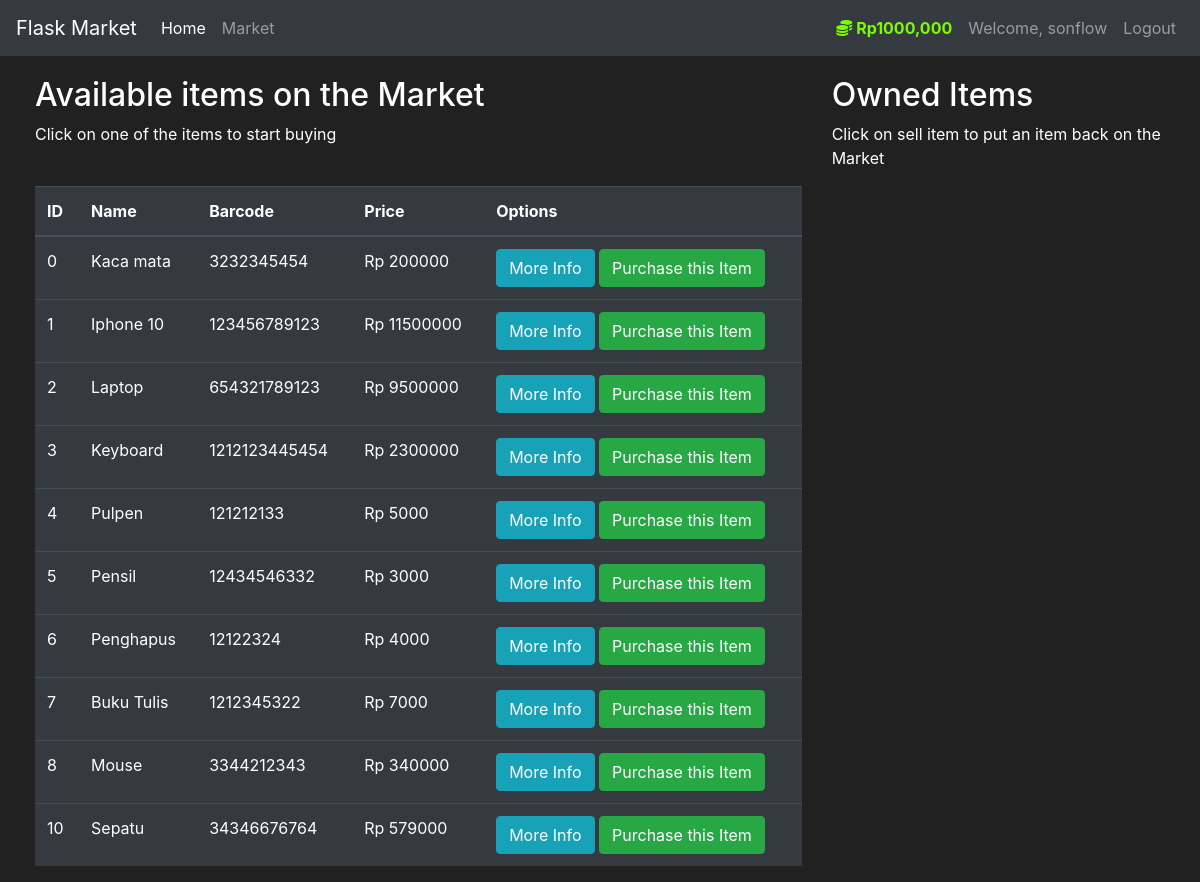
/market (signed in), run on the app's committed database.
### market/models.py (models this page shows, shortened)
class User(db.Model, UserMixin):
    id = db.Column(db.Integer(), primary_key=True)
    username = db.Column(db.String(length=30), nullable=False, unique=True)
    email_address = db.Column(db.String(length=50), nullable=False, unique=True)
    password_hash = db.Column(db.String(length=60), nullable=False)
    budget = db.Column(db.Integer(), nullable=False, default=1000000)
    items = db.relationship('Item', backref='owned_user', lazy=True)
    @property
    def prettier_budget(self):
        if len(str(self.budget)) >= 4:
            return f'Rp{str(self.budget)[:-3]},{str(self.budget)[-3:]}'
        else:
            return f"Rp{self.budget}"
    @property
    def password(self):
        return self.password

class Item(db.Model):
    id = db.Column(db.Integer(), primary_key=True)
    name = db.Column(db.String(length=30), nullable=False, unique=True)
    price = db.Column(db.Integer(), nullable=False)
    barcode = db.Column(db.String(length=12), nullable=False, unique=True)
    description = db.Column(db.String(length=1024), nullable=False, unique=True)
    owner = db.Column(db.Integer(), db.ForeignKey('user.id'))

### market/routes.py (the view, shortened to what this page needs)
@app.route('/market', methods=['GET', 'POST'])
@login_required
def market_page():
    purchase_form = PurchaseItemForm()
    selling_form = SellItemForm()
    if request.method == "GET":
        items = Item.query.filter_by(owner=None)
        owned_items = Item.query.filter_by(owner=current_user.id)
        return render_template('market.html', items=items, purchase_form=purchase_form, owned_items=owned_items, selling_form=selling_form)

### market/models.py (called while the page is built)
@login_manager.user_loader
def load_user(user_id):
    return User.query.get(int(user_id))

### market/templates/market.html (shortened to what this page needs)
{% extends 'base.html' %}
{% block content %}
<div class="row" style="margin-top:20px; margin-left:20px">
   <div class="col-8">
       <h2>Available items on the Market</h2>
       <p>Click on one of the items to start buying</p>
       <br>
      <table class="table table-hover table-dark">
         <thead>
            <tr>
               <th scope="col">ID</th>
               <th scope="col">Name</th>
               <th scope="col">Barcode</th>
               <th scope="col">Price</th>
               <th scope="col">Options</th>
            </tr>
         </thead>
         <tbody>
            {% for item in items %}
            <tr>
               <td>{{ item.id }}</td>
               <td>{{ item.name }}</td>
               <td>{{ item.barcode }}</td>
               <td>Rp {{ item.price }}</td>
               <td>
                  <button class="btn btn-outline btn-info" data-toggle="modal" data-target="#Modal-MoreInfo-{{ item.id }}">More Info</button>
                  <button class="btn btn-outline btn-success" data-toggle="modal" data-target="#Modal-PurchaseConfirm-{{ item.id }}">Purchase this Item</button>
               </td>
            </tr>
            {% endfor %}
         </tbody>
      </table>
   </div>
   <div class="col-4">
        <h2>Owned Items</h2>
        <p>Click on sell item to put an item back on the Market</p>
        <br>
   </div>
</div>
{% endblock %}

### market/templates/base.html (shortened to what this page needs)
<!doctype html>
<html lang="en">
   <head>
      <link rel="stylesheet" href="https://cdn.jsdelivr.net/npm/bootstrap@4.5.3/dist/css/bootstrap.min.css">
   </head>
   <body>
    <nav class="navbar navbar-expand-md navbar-dark bg-dark">
      <a class="navbar-brand" href="#">Flask Market</a>
      <div class="collapse navbar-collapse" id="navbarNav">
        <ul class="navbar-nav mr-auto">
            <li class="nav-item active">
                <a class="nav-link" href="{{ url_for('home_page') }}">Home <span class="sr-only">(current)</span></a>
            </li>
            <li class="nav-item">
                <a class="nav-link" href="{{ url_for('market_page') }}">Market</a>
            </li>
        </ul>
          {% if current_user.is_authenticated %}
            <ul class="navbar-nav">
                <li class="nav-item">
                    <a class="nav-link" style="color: lawngreen; font-weight: bold">
                        <i class="fas fa-coins"></i>
                        {{ current_user.prettier_budget }}
                    </a>
                </li>
                <li class="nav-item">
                    <a class="nav-link">Welcome, {{ current_user.username }}</a>
                </li>
                <li class="nav-item">
                    <a class="nav-link" href="{{ url_for('logout_page') }}">Logout</a>
                </li>
            </ul>
          {% endif %}
      </div>
    </nav>
      {% block content %}
      {% endblock %}
   </body>
</html>

### market/templates/base.html (style rules this page uses)
body { background-color: #212121; color: white }

### data on the page
User: prettier_budget "Rp1000,000", username "sonflow"
Item: id "0", name "Kaca mata", barcode "3232345454", price "200000"
Item: id "1", name "Iphone 10", barcode "123456789123", price "11500000"
Item: id "2", name "Laptop", barcode "654321789123", price "9500000"
Item: id "3", name "Keyboard", barcode "1212123445454", price "2300000"
Item: id "4", name "Pulpen", barcode "121212133", price "5000"
Item: id "5", name "Pensil", barcode "12434546332", price "3000"
Item: id "6", name "Penghapus", barcode "12122324", price "4000"
Item: id "7", name "Buku Tulis", barcode "1212345322", price "7000"
Item: id "8", name "Mouse", barcode "3344212343", price "340000"
Item: id "10", name "Sepatu", barcode "34346676764", price "579000"
